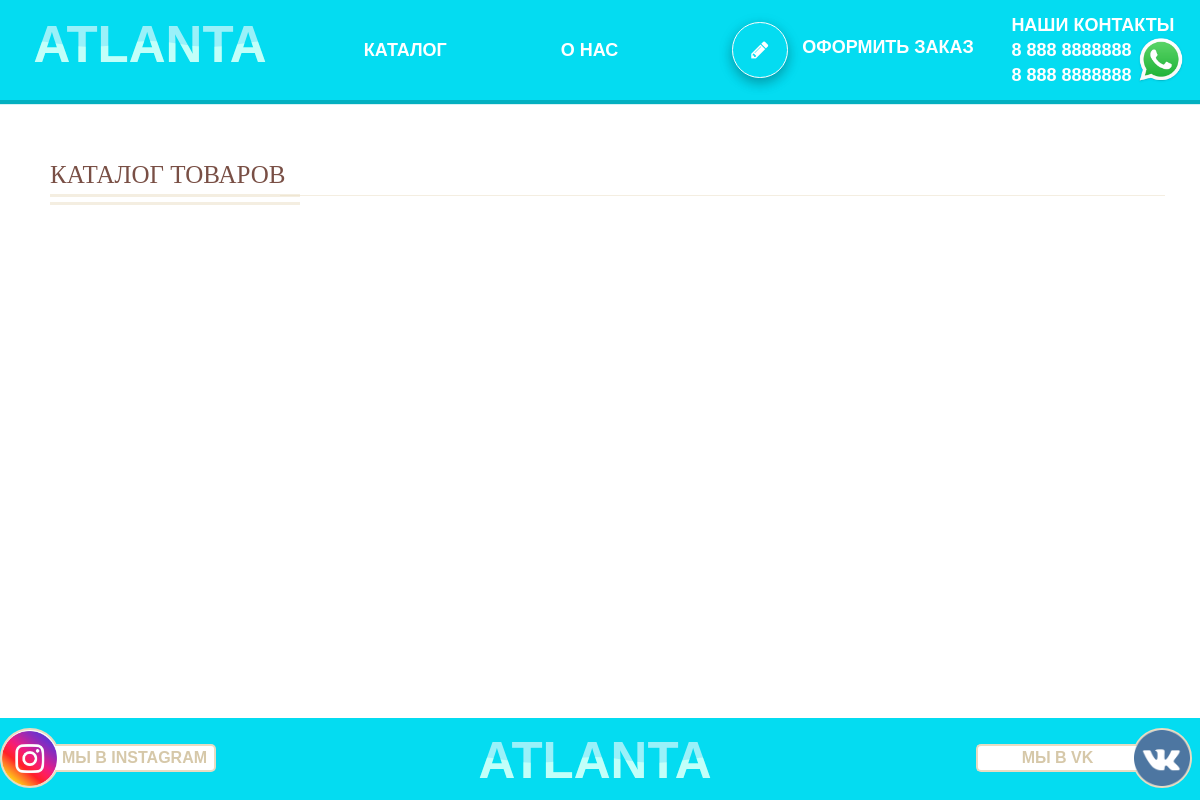
Page /catalog/ on the earlier database version.
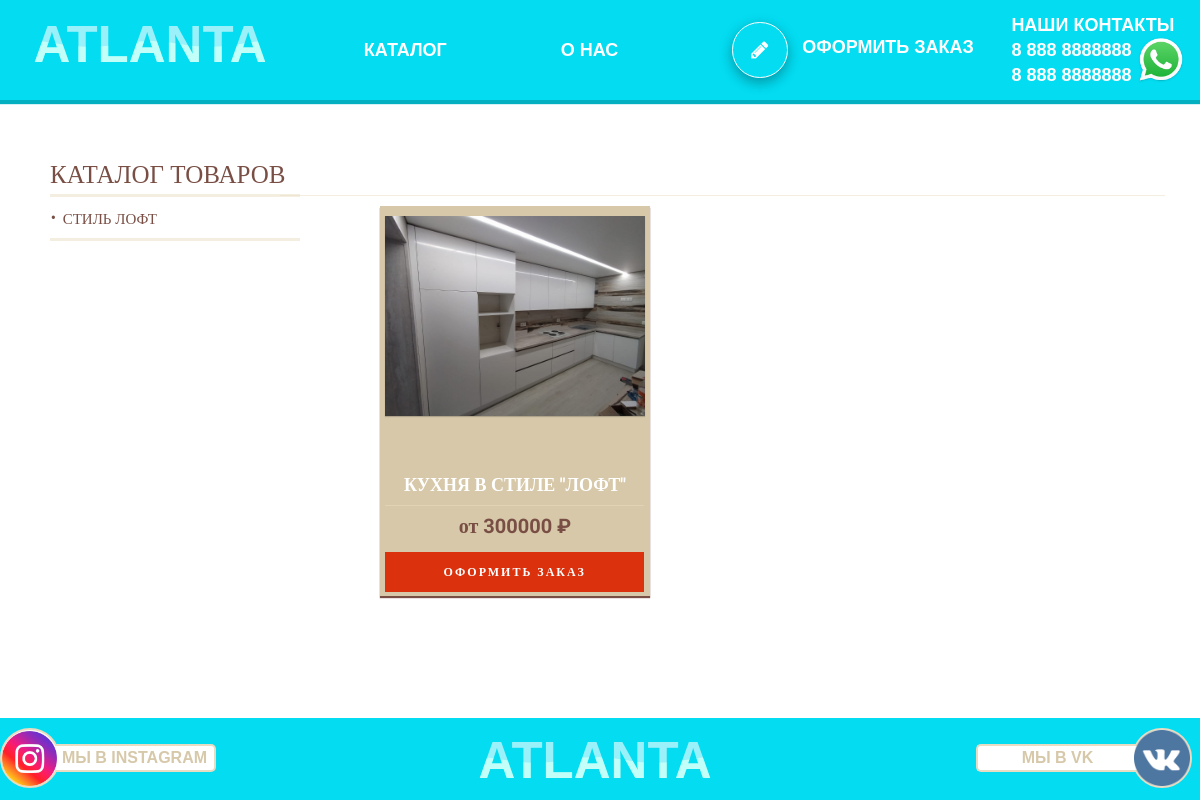
Same page on the later database version.
### order/models.py (models this page shows, shortened)
class NewCategoryOrder(models.Model):
    cat_order_title = models.CharField(max_length=200, verbose_name='Название категории')
    cat_order_fk = models.ForeignKey('NewCategory', on_delete=models.PROTECT)
    slug = models.SlugField(max_length=200, unique=True, db_index=True, verbose_name='URL')
    def get_absolute_url(self):
        return reverse('category', kwargs={'cat_slug': self.slug})
    class Meta:
        verbose_name = "подкатегорию"
        verbose_name_plural = "подкатегории"

class OrderNew(models.Model):
    order_main_img = models.ImageField(upload_to='car_img_order/%Y/%m/%d/', verbose_name='Главная картинка')
    order_main_img_mini = models.ImageField(upload_to='car_img_order/%Y/%m/%d/', verbose_name='Картинка брэнда',
                                            null=True, blank=True)
    slug = models.SlugField(max_length=200, unique=True, db_index=True, verbose_name='URL')
    order_main_title = models.CharField(max_length=250, verbose_name='Название товара')
    order_dop_title1 = models.CharField(max_length=400, verbose_name='Доп-характеристика1', blank=True)
    order_dop_title2 = models.CharField(max_length=400, verbose_name='Доп-характеристика2', blank=True)
    order_dop_title3 = models.CharField(max_length=400, verbose_name='Доп-характеристика3', blank=True)
    order_dop_title4 = models.CharField(max_length=400, verbose_name='Доп-характеристика4', blank=True)
    order_dop_title5 = models.CharField(max_length=400, verbose_name='Доп-характеристика5', blank=True)
    order_dop_title6 = models.CharField(max_length=400, verbose_name='Доп-характеристика6', blank=True)
    order_img_2 = models.ImageField(upload_to='car_img_order/%Y/%m/%d/', verbose_name='Вторая картинка',
                                    null=True, blank=True)
    order_img_3 = models.ImageField(upload_to='car_img_order/%Y/%m/%d/', verbose_name='Третья картинка',
                                    null=True, blank=True)
    order_img_4 = models.ImageField(upload_to='car_img_order/%Y/%m/%d/', verbose_name='Четвёртая картинка',
                                    null=True, blank=True)
    order_img_5 = models.ImageField(upload_to='car_img_order/%Y/%m/%d/', verbose_name='Пятая картинка',
                                    null=True, blank=True)
    order_img_6 = models.ImageField(upload_to='car_img_order/%Y/%m/%d/', verbose_name='Шестая картинка',
                                    null=True, blank=True
                                    )
    cat = models.ForeignKey('NewCategoryOrder', on_delete=models.PROTECT, verbose_name='Категория')
    order_price = models.CharField(max_length=50, verbose_name='Цена товара')
    order_text = models.TextField(verbose_name='Описание')
    order_maim_date_add = models.DateTimeField(auto_now_add=True, verbose_name='Время создания')
    order_maim_date = models.DateTimeField(auto_now=True, verbose_name='Время изменения')
    order_is_published = models.BooleanField(default=True, verbose_name='Статус Опубликован/Не опубликован')
    def get_absolute_url(self):
        return reverse('post', kwargs={'post_slug': self.slug})
    class Meta:
        verbose_name = "карточку товара"
        verbose_name_plural = "карточки товара"
        ordering = ['-order_maim_date_add']

### WWT/views.py (the view)
# urls.py: path('catalog/', Catalog.as_view(), name='catalog'),
class Catalog(ListView):
    model = OrderNew
    template_name = 'WWT/catalog.html'
    context_object_name = 'ord_new'
    def get_context_data(self, *, object_list=None, **kwargs):
        context = super().get_context_data(**kwargs)
        context['title'] = 'Каталог'
        context['cat_selected'] = 0
        context['menu'] = menu
        context['form_product'] = form_product
        return context
    def get_queryset(self):
        return OrderNew.objects.filter(order_is_published=True).select_related('cat')

### WWT/templatetags/blog_tags.py (called while the page is built)
@register.inclusion_tag('WWT/list_category.html')
def ShowCategory(sort=None, cat_selected=0):
    if not sort:
        cats = NewCategoryOrder.objects.all()
    else:
        cats = NewCategoryOrder.objects.order_by(sort)
    return {'cats': cats, 'cat_selected': cat_selected}

### templates/WWT/catalog.html (shortened to what this page needs)
<!DOCTYPE html>
{% load static %}
{% load blog_tags %}
<html lang="ru">
<head>
    <link rel="stylesheet" href="{% static 'css/style_catalog.css' %}">
</head>
<body>
<div class="wrapper">
    <header class="header">
        <a href="{% url 'home_page' %}" class="header__logo">
            <svg viewbox="0 0 100 20">
                <text text-anchor="middle" x="50" y="15" font-size="17" fill="url(#wave)" fill-opacity="1">
                    ATLANTA
                </text>
                <text text-anchor="middle" x="50" y="15" font-size="17" fill="white"
                      fill-opacity="0.6">ATLANTA
                </text>
            </svg>
        </a>
        <nav class="header__menu">
            <ul class="header__list">
                <li><a href="" class="header__link">КАТАЛОГ</a></li>
                <li><a href="{% url 'about_me' %}" class="header__link">О НАС</a></li>
                <li class="header__link3">{% include 'WWT/form3.html' %}</li>
                <li id="hl"><a href="tel:+79179552659" class="header__link4">НАШИ КОНТАКТЫ <br> 8 888 8888888 <br> 8 888 8888888 <img
                        src="{% static  'images/WhatsApp_icon.png' %}" alt=""> </a>
                </li>
            </ul>
        </nav>
    </header>
    <main class="main">
        <aside class="sidebar">
            <ul>
                {% ShowCategory cat_selected=cat_selected %}
            </ul>
        </aside>
        <section class="content">
            <hr class="hr_side2">
            <div class="products__items">
                {% for product in ord_new %}
                <div class="products__item">
                    <a href="{{ product.get_absolute_url }}" class="product_item_a">
                        <div class="products__image">
                            <img src="{{ product.order_main_img.url }}" alt="">
                        </div>
                        <div class="products__name">{{ product.order_main_title }}</div>
                        <hr class="hr_price">
                        <div class="price_order">от {{ product.order_price }} ₽</div>
                        <div class="products__button">ОФОРМИТЬ ЗАКАЗ</div>
                    </a>
                </div>
                {% endfor %}
            </div>
        </section>
    </main>
    <footer class="footer">
        <div class="container">
            <div class="wrap_footer">
                <div class="we_whatsapp">
                    <a class="we_inst" href="https://instagram.com/atlanta_mebel_kz?igshid=YmMyMTA2M2Y=">
                        <div class="we_whatsapp_wrap">
                            <div class="we_whatsapp_title">
                                МЫ В INSTAGRAM
                            </div>
                            <img class="we_whatsapp_logo" src="{% static  'images/Instagram-Icon.png' %}" alt="">
                    </a>
                </div>
            </div>
            <div class="logo_footer">
                <a href="">
                    <svg viewbox="0 0 100 20">
                        <text text-anchor="middle" x="50" y="15" font-size="17" fill="url(#wave)" fill-opacity="1">
                            ATLANTA
                        </text>
                        <text text-anchor="middle" x="50" y="15" font-size="17" fill="white"
                              fill-opacity="0.6">ATLANTA
                        </text>
                    </svg>
                </a>
            </div>
            <div class="we_instagramm">
                <a class="we_inst" href="https://vk.com/id605181780">
                    <div class="we_instagramm_wrap">
                        <div class="we_instagramm_title">
                            МЫ В VK
                        </div>
                        <img class="we_instagramm_logo" src="{% static  'images/vk.png' %}" alt="">
                    </div>
                </a>
            </div>
        </div>
</footer>
</div>
</body>
</html>

### templates/WWT/list_category.html (shortened to what this page needs)
{% if cat_selected == 0 %}
<div class="vertmenu">
    {% else %}
    <div class="vertmenu2">
        {% endif %}
        <ul>
            {% if cat_selected == 0 %}
            <li class="li_title">КАТАЛОГ ТОВАРОВ
                <hr class="hr_side">
                {% else %}
            <li class="li_title2"><a class="li_title_a" href="{% url 'catalog' %}">КАТАЛОГ ТОВАРОВ</a>
                <hr class="hr_side_4">
                <input type="checkbox" class="subCat" checked="checked"/>
                {% endif %}
                <ul style="display:none">
                    {% for cat in cats %}
                    {% if cat.pk == cat_selected %}
                    <li class="li_li_2">
                        &nbsp&nbsp&nbsp{{ cat.cat_order_title }}
                    </li>
                    {% else %}
                    <li class="li_li">
                        <a href="{{ cat.get_absolute_url }}">{{ cat.cat_order_title }} </a>
                    </li>
                    {% endif %}
                    {% endfor %}
                </ul>
                <hr class="hr_side3">
            </li>
        </ul>
    </div>

Differences in the rows shown:
added NewCategoryOrder: cat_order_title "СТИЛЬ ЛОФТ"
added OrderNew: order_main_img (picture), order_main_title "КУХНЯ В СТИЛЕ \"ЛОФТ\"", order_price "300000"
